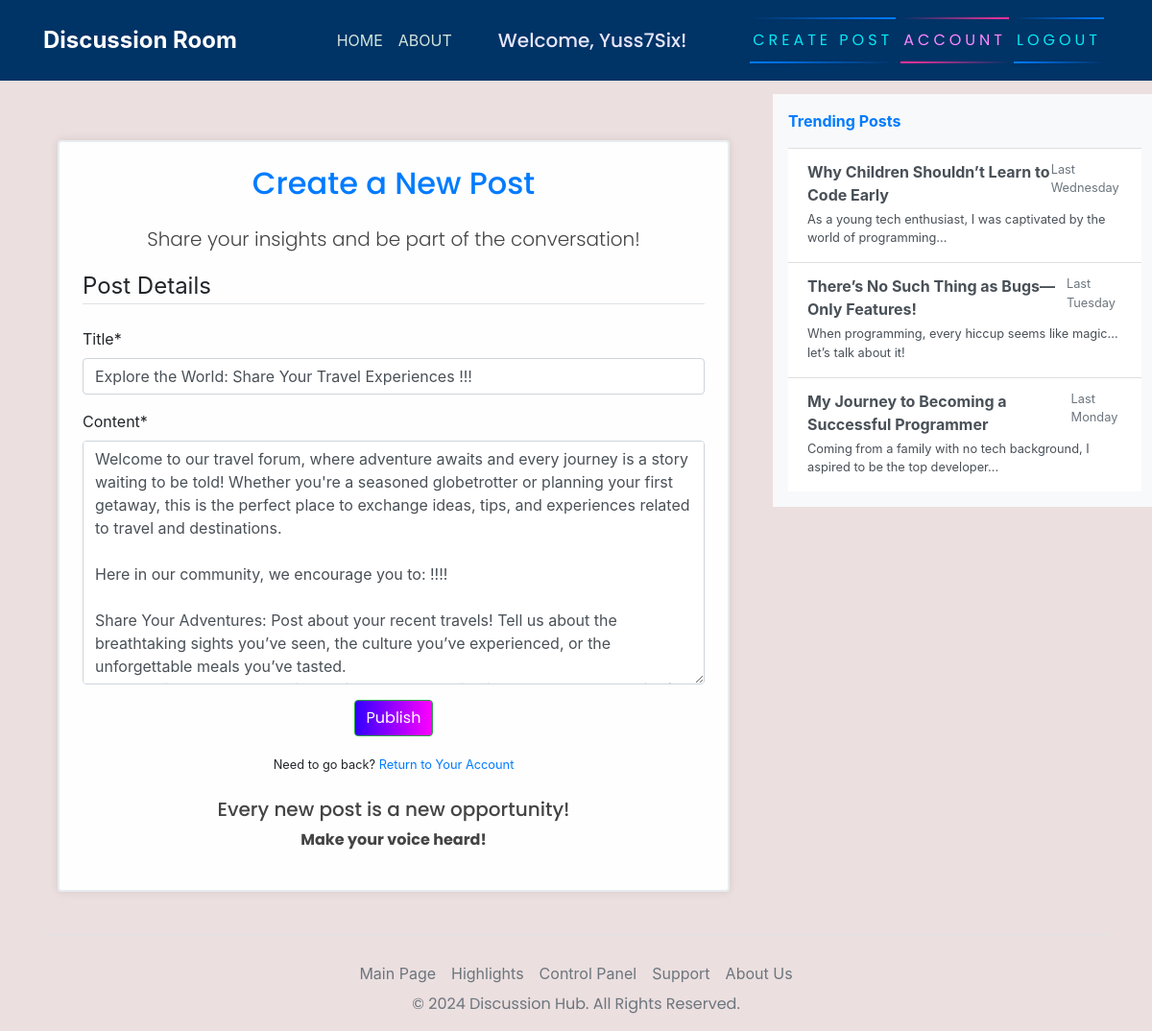
The app's page /post/3/update/ (signed in), older data.
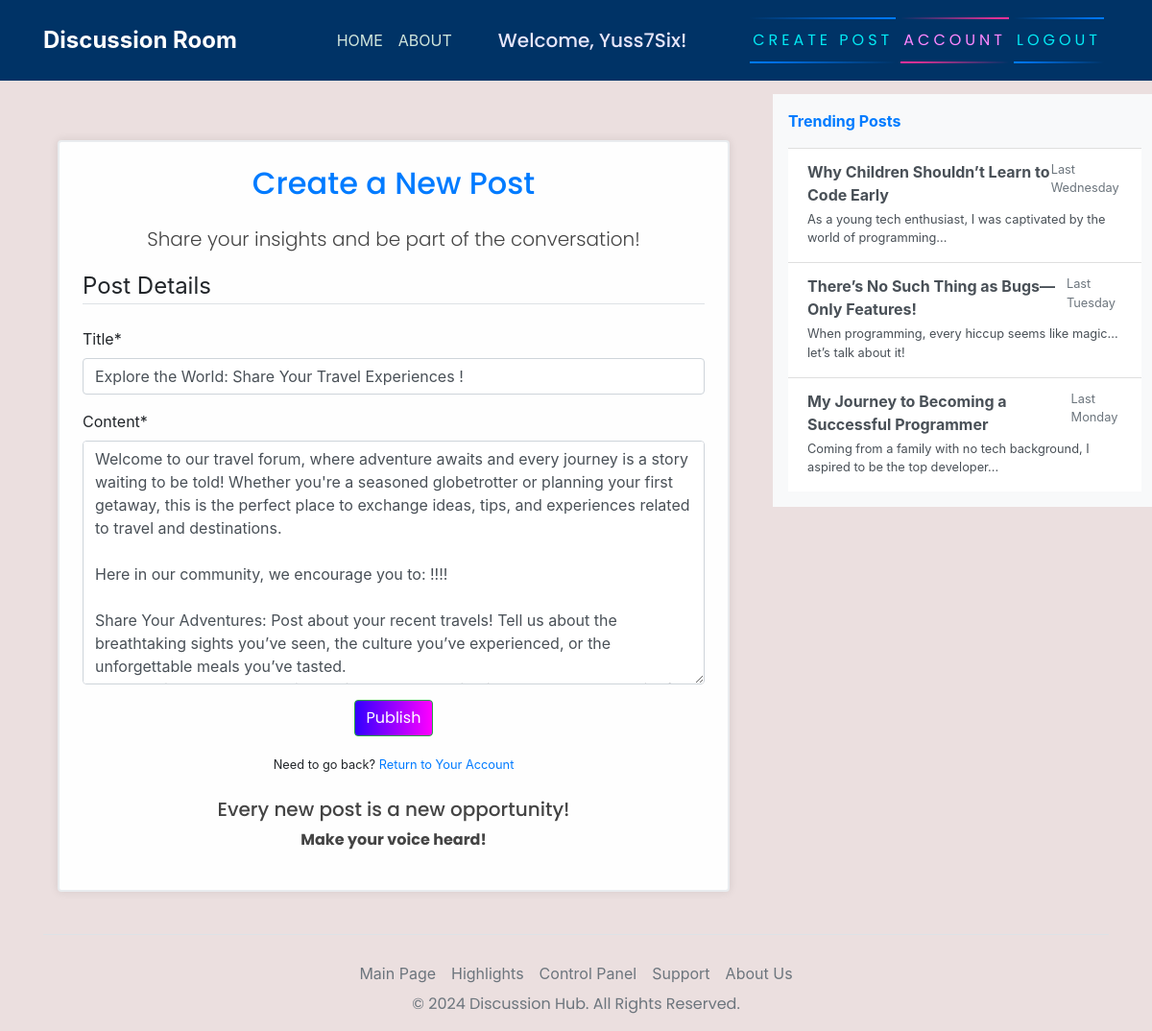
The same page, newer data.
### blog/models.py (models this page shows)
class Post(models.Model):
    title = models.CharField(max_length=200)
    content = models.TextField()
    date_posted = models.DateTimeField(default=timezone.now)
    author = models.ForeignKey(User, on_delete=models.CASCADE)

### blog/views.py (the view, shortened to what this page needs)
# urls.py: path('post/<int:pk>/update/', PostUpdateView.as_view(), name='blog-update'),
class PostUpdateView(LoginRequiredMixin,UserPassesTestMixin, UpdateView):
    model = Post
    fields = ['title', 'content']
    success_url = '/'
    def test_func(self):
        post = self.get_object()
        if self.request.user == post.author:
            return True
        return False

### blog/templates/blog/post_form.html (shortened to what this page needs)
{% extends 'base.html' %}
{% load crispy_forms_tags %}
{% block content %}
<div class="container mt-5">
    <div class="content-section p-4 rounded shadow-sm" style="border: 2px solid #e9ecef;">
        <h2 class="text-center mb-4 text-primary">Create a New Post</h2>
        <p class="text-center lead">Share your insights and be part of the conversation!</p>
        <form action="" method="post" enctype="multipart/form-data">
            <fieldset>
                <legend class="border-bottom mb-4">Post Details</legend>
                {{ form|crispy }}
            </fieldset>
            <div class="text-center">
                <button type="submit" class="btn btn-success">Publish</button>
            </div>
        </form>
        <div class="text-center mt-3">
            <small>Need to go back? <a href="{% url 'account' %}">Return to Your Account</a></small>
        </div>
        <div class="mt-4 text-center">
            <h5>Every new post is a new opportunity!</h5>
            <p><strong>Make your voice heard!</strong></p>
        </div>
    </div>
</div>
{% endblock content %}

Row changes from the older to the newer data that the page shows:
changed Post: title "Explore the World: Share Your Travel Experiences !!!" → "Explore the World: Share Your Travel Experiences !"
